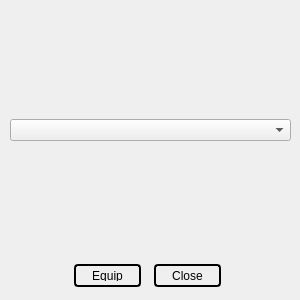
<?xml version="1.0" encoding="UTF-8"?>
<ui version="4.0">
 <class>ArmorDialog</class>
 <widget class="QDialog" name="ArmorDialog">
  <property name="geometry">
   <rect>
    <x>0</x>
    <y>0</y>
    <width>300</width>
    <height>300</height>
   </rect>
  </property>
  <property name="windowTitle">
   <string>ArmorDialog</string>
  </property>
  <property name="styleSheet">
   <string notr="true">QPushButton { 
background-image: url(images/CardTexture.jpg);
border: 2px solid black; 
border-radius: 4px; 
padding: 4px;
margin: 4px;
}

QPushButton:hover {
border-color: green; 
color: green;
}

QPushButton:pressed {
border-color: rgba(0, 0, 0, 50%);
color: rgba(0, 0, 0, 50%);
}

QPushButton, QLabel {
font-family: &quot;Windlass&quot;;
}

QLabel {
background-color: rgba(0,0,0,0%);
padding: 4px;
}</string>
  </property>
  <widget class="QWidget" name="verticalLayoutWidget">
   <property name="geometry">
    <rect>
     <x>10</x>
     <y>10</y>
     <width>281</width>
     <height>241</height>
    </rect>
   </property>
   <layout class="QVBoxLayout" name="layout">
    <item>
     <widget class="QComboBox" name="cboCard"/>
    </item>
   </layout>
  </widget>
  <widget class="QPushButton" name="btnClose">
   <property name="geometry">
    <rect>
     <x>150</x>
     <y>260</y>
     <width>75</width>
     <height>31</height>
    </rect>
   </property>
   <property name="text">
    <string>Close</string>
   </property>
  </widget>
  <widget class="QPushButton" name="btnEquip">
   <property name="geometry">
    <rect>
     <x>70</x>
     <y>260</y>
     <width>75</width>
     <height>31</height>
    </rect>
   </property>
   <property name="text">
    <string>Equip</string>
   </property>
  </widget>
 </widget>
 <resources/>
 <connections/>
</ui>
